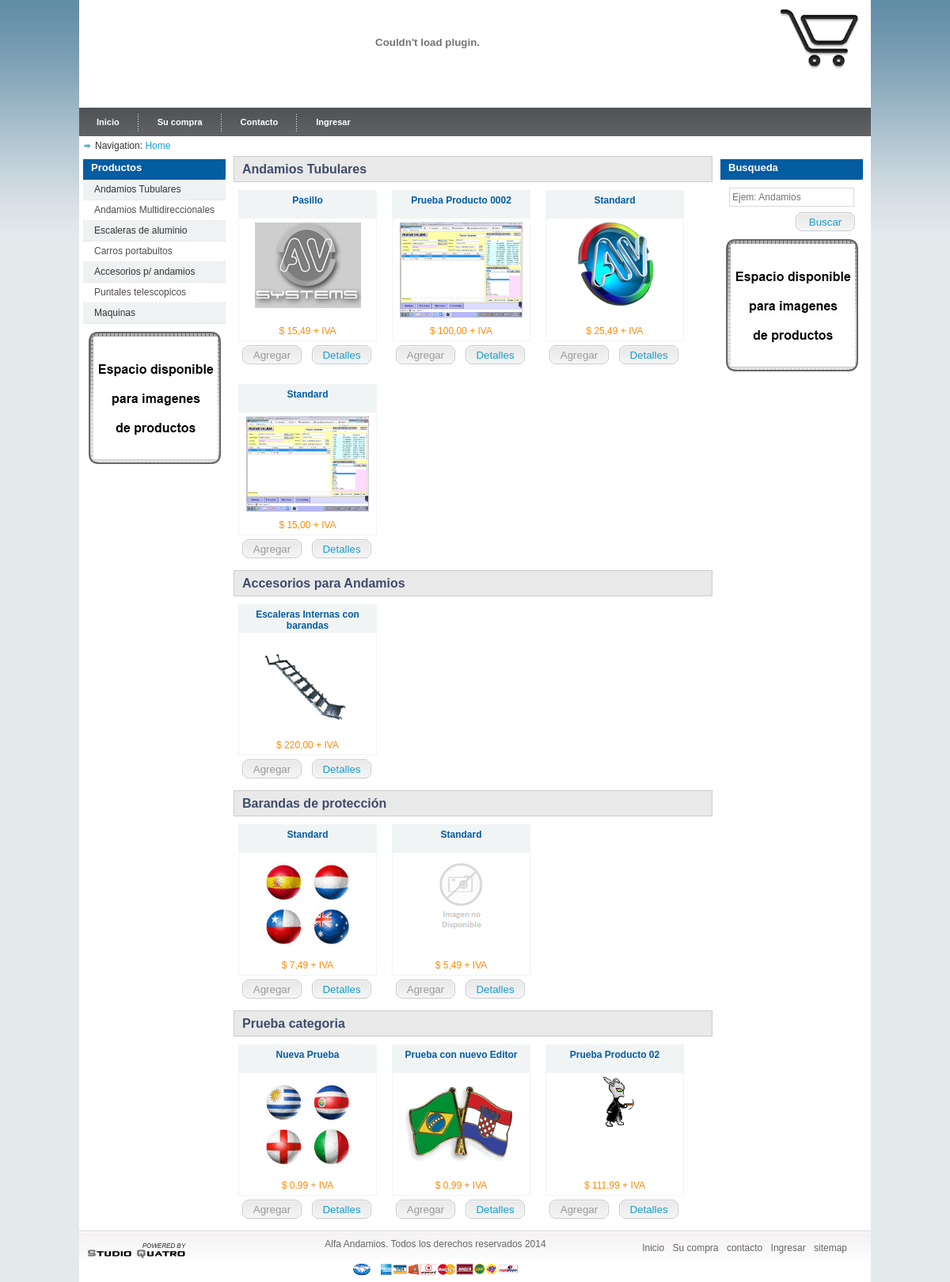
The page / on the database its author committed.
### tables this page shows
CREATE TABLE IF NOT EXISTS `lineas` (
  `idLinea` int(11) NOT NULL AUTO_INCREMENT,
  `titulo` varchar(50) DEFAULT NULL,
  `orden` int(10) DEFAULT '0',
  `idEstado` int(11) NOT NULL DEFAULT '0',
  PRIMARY KEY (`idLinea`)
);

CREATE TABLE IF NOT EXISTS `productos` (
  `idProducto` int(11) NOT NULL AUTO_INCREMENT,
  `idCategoria` int(11) NOT NULL,
  `titulo` varchar(100) NOT NULL,
  `detalle` varchar(1000) NOT NULL,
  `imagen1` varchar(500) DEFAULT NULL,
  `imagen2` varchar(500) DEFAULT NULL,
  `imagen3` varchar(500) DEFAULT NULL,
  `precio` decimal(10,2) NOT NULL,
  `idEstado` int(11) NOT NULL DEFAULT '0',
  `disponible` int(11) NOT NULL DEFAULT '1',
  `iva` decimal(10,2) NOT NULL DEFAULT '21.00',
  PRIMARY KEY (`idProducto`)
);

CREATE TABLE IF NOT EXISTS `categoria` (
  `idCategoria` int(11) NOT NULL AUTO_INCREMENT,
  `idLinea` int(11) NOT NULL,
  `titulo` varchar(100) NOT NULL,
  `orden` int(11) NOT NULL,
  `estado` int(11) NOT NULL DEFAULT '1',
  PRIMARY KEY (`idCategoria`)
);

### index.php (the view, shortened to what this page needs)
<!DOCTYPE html PUBLIC "-//W3C//DTD XHTML 1.0 Transitional//EN" "http://www.w3.org/TR/xhtml1/DTD/xhtml1-transitional.dtd">
<html xmlns="http://www.w3.org/1999/xhtml">
    <head>
        <link rel="stylesheet" type="text/css" href="css/style.css" />
    </head>
    <body>
        <div id="main_container">
            <div id="header">
                <?php include_once 'header.php'; ?>
            </div>
            <div id="main_content">
                <div id="menu_tab">
                    <?PHP include_once 'menu.php'; ?>
                </div>
                <div class="crumb_navigation"> Navigation: <span class="current">Home</span> </div>
                <div class="left_content">
                    <?php include_once 'menu-left.php'; ?>
                </div>
                <div class="center_content">
                    <?php
                    	$attrDisable="";
                    	$criterio = "";
						$sql="SELECT DISTINCT c.idCategoria, c.titulo 'tituloCategoria', p.idProducto, p.titulo, p.imagen1, p.precio, p.disponible FROM categoria c, productos p, lineas l  WHERE c.idCategoria = p.idCategoria AND l.idLinea=c.idLinea AND c.estado = 1 AND p.idEstado = 1 AND l.idEstado=1 ".$criterio." ORDER BY c.orden ASC, c.titulo ASC, p.titulo ASC";
                        $resPrd=mysql_query($sql);
						$tituloCate = "";
						if(mysql_num_rows($resPrd)!=0) {
							while($prd=mysql_fetch_array($resPrd))
							{
						        if ($tituloCate != $prd["tituloCategoria"])
						        	echo "<div class='center_title_bar'>".$prd["tituloCategoria"]."</div>";
								echo "<div class='prod_box'>";
	                    		echo "		<div class='center_prod_box'>";
	                        	echo "			<div class='product_title'><a href='#' class='prod_details_link' data-id-prd='".$prd["idProducto"]."'>".$prd["titulo"]."</a></div>";
	                        	if ($prd["imagen1"]!="")
	                        		echo "			<div class='product_img'><img src='".$prd["imagen1"]."' class='prod_details' data-id-prd='".$prd["idProducto"]."' style='border:none; cursor: pointer;' title='Ver detalle' /></div>";
								else
									echo "			<div class='product_img'><img src='images/img_no_disp.png' class='prod_details' data-id-prd='".$prd["idProducto"]."' style='border:none; cursor: pointer;' title='Ver detalle' /></div>";
	                        	if($prd["disponible"]==1){
	                        		$attrDisable = "";
	                        		echo "			<div class='prod_price'><span class='price'>$ ". number_format(round($prd["precio"], 2),2,',', '.') ." + IVA</span></div>";
								} else {
									$attrDisable = "disabled='disabled'";
									echo "			<div class='prod_price'><span class='price'>&nbsp;</span></div>";
								}
								if ($_SESSION["autorizacion_Login"]!=1) {
									$attrDisable = "disabled='disabled'";
								}
	                    		echo "		</div>";
	                    		echo "		<div class='prod_details_tab'> <button class='prod_buy' data-id-prd='".$prd["idProducto"]."' $attrDisable>Agregar</button> <button class='prod_details' data-id-prd='".$prd["idProducto"]."'>Detalles</button> </div>";
	                			echo "</div>";
								$tituloCate = $prd["tituloCategoria"];
						    }
						}
                    ?>
                </div>
                <div class="right_content">
                    <?php include_once 'menu-right.php'; ?>
                </div>
            </div>
            <?php include_once 'footer.php'; ?>
        </div>
    </body>
</html>

### header.php (shortened to what this page needs)
        <div id="logo"><a href="#"><img src="images/cart.png" width="110" alt="" border="0" /></a> </div>
           <div class="top_right">
               <object width="860" height="106" codebase="http://download.macromedia.com/pub/shockwave/cabs/flash/swflash.cab#version=7,0,19,0" classid="clsid:D27CDB6E-AE6D-11cf-96B8-444553540000">
	<embed width="860" height="106" type="application/x-shockwave-flash" pluginspage="http://www.macromedia.com/go/getflashplayer" quality="high" src="http://www.andamiosalfa.com.ar/swf/encabezado.swf">
</object>
           </div>

### menu.php (shortened to what this page needs)
<?php
$idUsuario=$_COOKIE["idUsuario"];
function getLocation() {
  return "http://".$_SERVER['HTTP_HOST'].dirname($_SERVER['PHP_SELF']);
}
?>
				   <ul class="menu">
                        <li><a href="<?php echo getLocation(); ?>/index.php" class="nav"> Inicio </a></li>
                        <li class="divider"></li>
                        <li><a href="<?php echo getLocation(); ?>/carritoCompras.php" class="nav"> Su compra </a></li>
                        <li class="divider"></li>
                        <li><a href="<?php echo getLocation(); ?>/contacto.php" class="nav"> Contacto </a></li>
                        <?php
						if ($_SESSION["autorizacion_Login"]==1) {
							echo "<li class='divider'></li>";
							echo "<li><a href='".getLocation()."/crearUsuario.php?user=$idUsuario&editMode=true' class='nav'> Configurar cuenta </a></li>";
							echo "<li class='divider'></li>";
							echo "<li><a class='nav' href='".getLocation()."/index.php?action=logout'> Cerrar Sesi&oacute;n </a></li>";
						}
						else {
							echo "<li class='divider'></li>";
							echo "<li><a href='".getLocation()."/login.php' class='nav'> Ingresar </a></li>";
						}
						?>
                    </ul>

### menu-left.php
<div class="title_box"><a href="index.php">Productos</a></div>
<?php
include_once 'conexion.php';
$sql="SELECT DISTINCT idLinea, titulo FROM lineas, estados WHERE idEstado = 1 ORDER BY orden ASC, titulo ASC";
$res=mysql_query($sql,$link) or die("Error en: $sql: " . mysql_error());
echo "<ul class='left_menu'>";
$ban=0;
	while($registro=mysql_fetch_array($res))
	{
        if ($ban == 0){
        	$ban = 1;
        	echo "<li class='even'><a href='index.php?linea=".$registro["idLinea"]."'>".$registro["titulo"]."</a></li>";
        } else {
            $ban = 0;
            echo "<li class='odd'><a href='index.php?linea=".$registro["idLinea"]."'>".$registro["titulo"]."</a></li>";
        }
    }
echo "</ul>";
?>
<div class="banner_adds"> <a href="#"><img src="images/bann2.jpg" alt="" border="0" /></a> </div>

### menu-right.php (shortened to what this page needs)
<div class="title_box">Busqueda</div>
               <div class="border_box">
                   <form action="./index.php" name="searchProduct" method="post">
                       <input type="text" id="inputSearch" name="inputSearch" class="newsletter_input" placeholder="Ejem: Andamios"/>
                       <button class='prod_details searchProduct'>Buscar</button>
                   </form>
               </div>
               <div class="banner_adds"> <a href="#"><img src="images/bann2.jpg" alt="" border="0" /></a> </div>

### footer.php
<div class="footer">
                <div class="left_footer"><a href="http://www.studioquatro.com.ar" alt="Studio Quatro"><img src="images/powered-by-studio-quatro.gif" border="0"></a> </div>
                <div class="center_footer"> Alfa Andamios. Todos los derechos reservados 2014<br />
                    <br /><img src="images/metodos-pagos.png" alt="Metodos de Pago" height="20" />
                </div>
                <div class="right_footer">
                    <a href="<?php echo getLocation(); ?>/index.php">Inicio</a>
                    <a href="<?php echo getLocation(); ?>/carritoCompras.php">Su compra</a>
                    <a href="<?php echo getLocation(); ?>/contacto.php">contacto</a>
                    <?php
                    if ($_SESSION["autorizacion_Login"]!=1) {
                        echo "<a href='".getLocation()."/login.php'> Ingresar </a>";
                    }
                    ?>
                    <a href="<?php echo getLocation(); ?>/sitemap.html">sitemap</a>
                </div>
            </div>

### rows shown on the page
lineas: titulo "Andamios Tubulares"
lineas: titulo "Andamios Multidireccionales"
lineas: titulo "Escaleras de aluminio"
lineas: titulo "Carros portabultos"
lineas: titulo "Accesorios p/ andamios"
lineas: titulo "Puntales telescopicos"
lineas: titulo "Maquinas"
productos: idCategoria.titulo "Andamios Tubulares", titulo "Pasillo", imagen1 (picture), precio "15,49"
productos: titulo "Prueba Producto 0002", imagen1 (picture), precio "100,00"
productos: titulo "Standard", imagen1 (picture), precio "25,49"
productos: titulo "Standard", imagen1 (picture), precio "15,00"
productos: idCategoria.titulo "Accesorios para Andamios", titulo "Escaleras Internas con barandas", imagen1 (picture), precio "220,00"
productos: idCategoria.titulo "Barandas de protección", titulo "Standard", imagen1 (picture), precio "7,49"
productos: titulo "Standard", precio "5,49"
productos: idCategoria.titulo "Prueba categoria", titulo "Nueva Prueba", imagen1 (picture), precio "0,99"
productos: titulo "Prueba con nuevo Editor", imagen1 (picture), precio "0,99"
productos: titulo "Prueba Producto 02", imagen1 (picture), precio "111,99"
